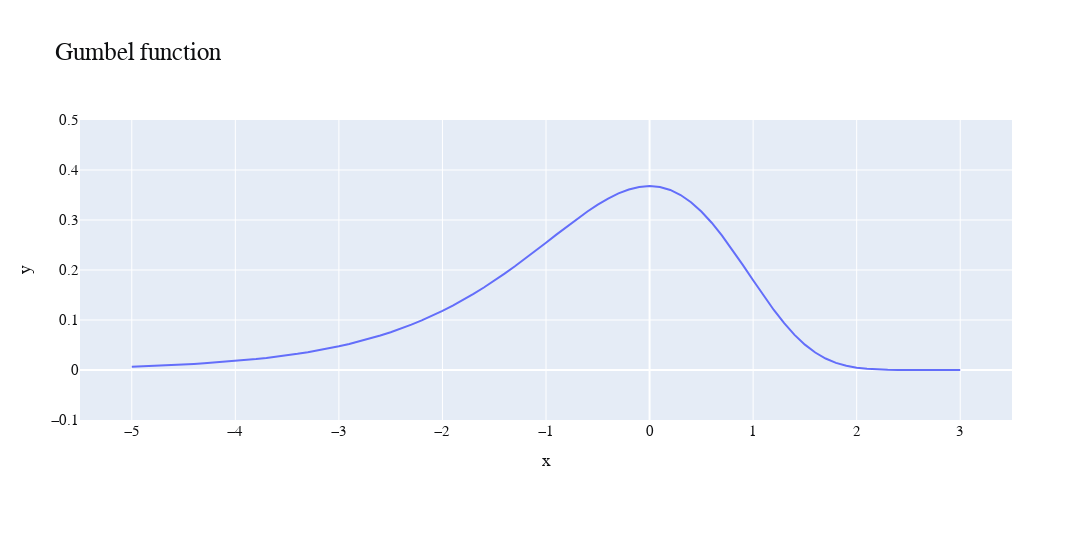
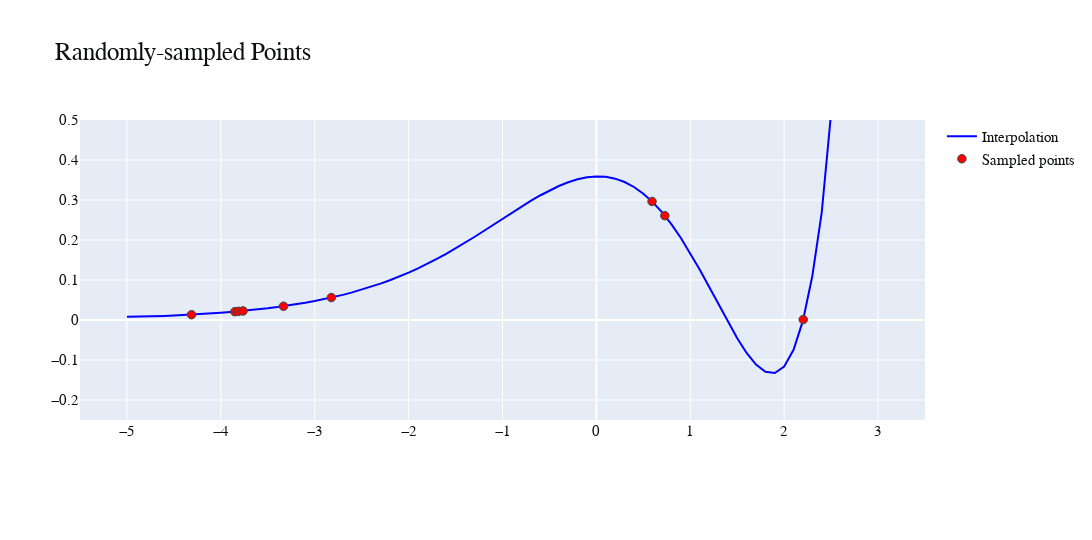
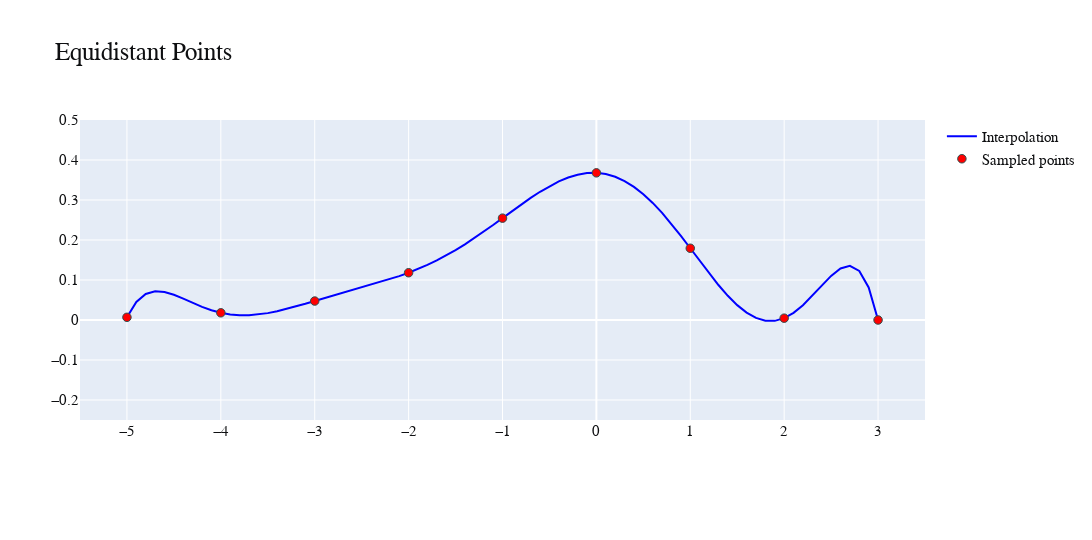
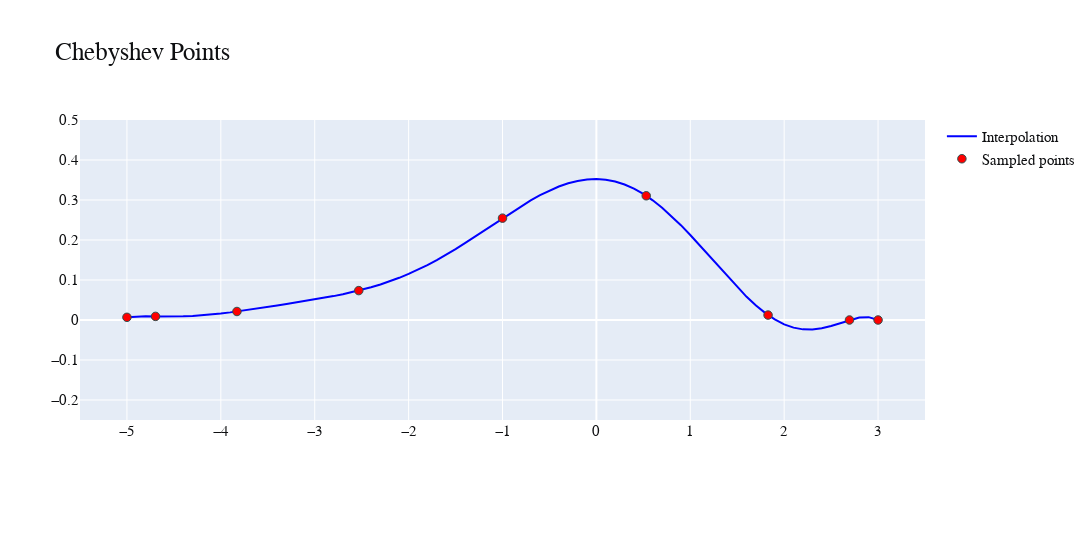

Here is the notebook cell these charts were saved with, in order:
### Markdown cell above
##### Plotting the Interpolation

### Code cell
plot_gumbel(step_size, start, end)
plot_poly_interp("Randomly-sampled Points", random_x_datapoints, random_y_datapoints, step_size, start, end, n_points)
plot_poly_interp("Equidistant Points", equal_x_datapoints, equal_y_datapoints, step_size, start, end, n_points)
plot_poly_interp("Chebyshev Points", cheby_x_datapoints, cheby_y_datapoints, step_size, start, end, n_points)
